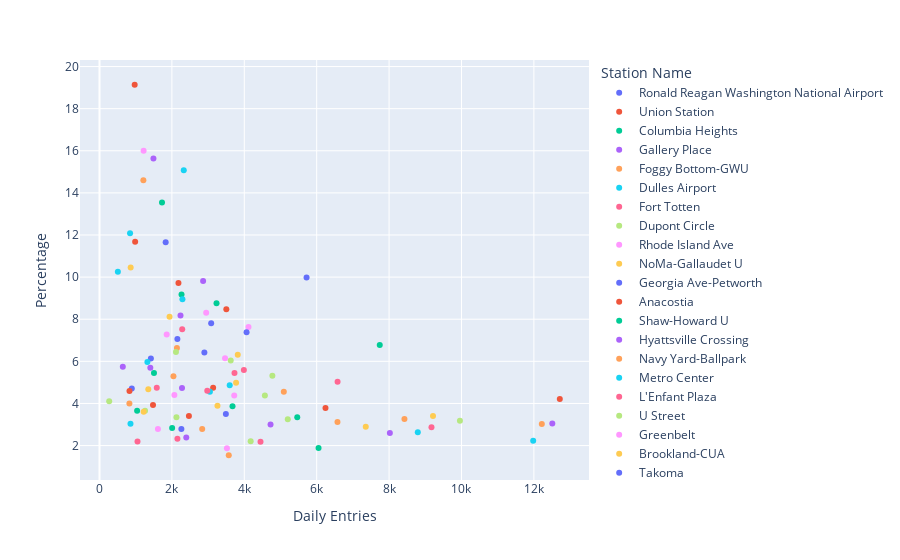

Notebook code cell kept with this figure:
### Code cell
import pandas as pd
df = pd.read_csv("cleaned_tap_DOTW.csv")
df['percentage'] = df['Avg Daily NonTapped Entries'] / df['Avg Daily Entries'] * 100

import plotly.express as px
fig = px.scatter(df,
    x='Avg Daily Entries', 
    y=df['percentage'],
    color='Station Name',  
    hover_name='Station Name',  
    )
fig.update_layout(
    xaxis_title='Daily Entries',
    yaxis_title='Percentage'
)
fig.show()
